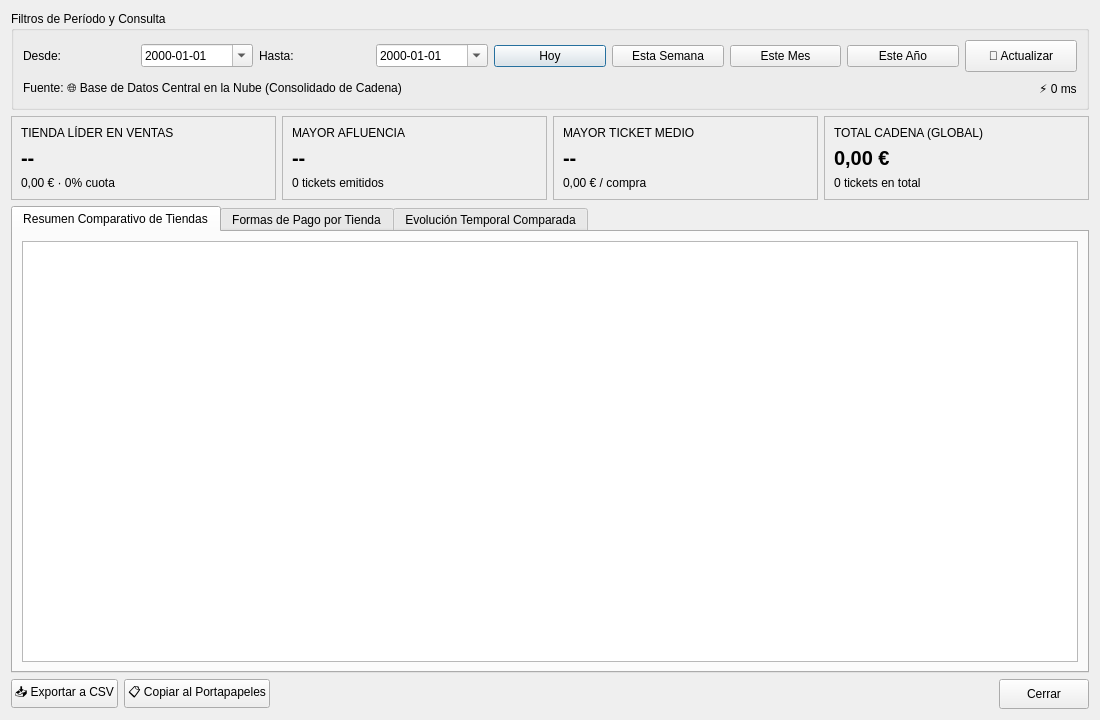
<?xml version="1.0" encoding="UTF-8"?>
<ui version="4.0">
 <class>DialogEstadisticasTiendas</class>
 <widget class="QDialog" name="DialogEstadisticasTiendas">
  <property name="geometry">
   <rect>
    <x>0</x>
    <y>0</y>
    <width>1100</width>
    <height>720</height>
   </rect>
  </property>
  <property name="windowTitle">
   <string>Comparativa Multitienda y Rendimiento de Cadena</string>
  </property>
  <layout class="QVBoxLayout" name="verticalLayoutMain">
   <item>
    <widget class="QGroupBox" name="groupBoxFiltros">
     <property name="title">
      <string>Filtros de Período y Consulta</string>
     </property>
     <layout class="QVBoxLayout" name="verticalLayoutFiltros">
      <item>
       <layout class="QHBoxLayout" name="layoutFiltros">
        <item>
         <widget class="QLabel" name="labelDesde">
          <property name="text">
           <string>Desde:</string>
          </property>
         </widget>
        </item>
        <item>
         <widget class="QDateEdit" name="dateDesde">
          <property name="calendarPopup">
           <bool>true</bool>
          </property>
          <property name="displayFormat">
           <string>yyyy-MM-dd</string>
          </property>
         </widget>
        </item>
        <item>
         <widget class="QLabel" name="labelHasta">
          <property name="text">
           <string>Hasta:</string>
          </property>
         </widget>
        </item>
        <item>
         <widget class="QDateEdit" name="dateHasta">
          <property name="calendarPopup">
           <bool>true</bool>
          </property>
          <property name="displayFormat">
           <string>yyyy-MM-dd</string>
          </property>
         </widget>
        </item>
        <item>
         <widget class="QPushButton" name="btnHoy">
          <property name="text">
           <string>Hoy</string>
          </property>
         </widget>
        </item>
        <item>
         <widget class="QPushButton" name="btnSemana">
          <property name="text">
           <string>Esta Semana</string>
          </property>
         </widget>
        </item>
        <item>
         <widget class="QPushButton" name="btnMes">
          <property name="text">
           <string>Este Mes</string>
          </property>
         </widget>
        </item>
        <item>
         <widget class="QPushButton" name="btnAno">
          <property name="text">
           <string>Este Año</string>
          </property>
         </widget>
        </item>
        <item>
         <widget class="QPushButton" name="btnActualizar">
          <property name="minimumSize">
           <size>
            <width>110</width>
            <height>32</height>
           </size>
          </property>
          <property name="text">
           <string>🔄 Actualizar</string>
          </property>
         </widget>
        </item>
       </layout>
      </item>
      <item>
       <layout class="QHBoxLayout" name="layoutEstado">
        <item>
         <widget class="QLabel" name="labelOrigen">
          <property name="text">
           <string>Fuente: 🌐 Base de Datos Central en la Nube (Consolidado de Cadena)</string>
          </property>
         </widget>
        </item>
        <item>
         <spacer name="horizontalSpacerEstado">
          <property name="orientation">
           <enum>Qt::Orientation::Horizontal</enum>
          </property>
          <property name="sizeHint" stdset="0">
           <size>
            <width>40</width>
            <height>20</height>
           </size>
          </property>
         </spacer>
        </item>
        <item>
         <widget class="QLabel" name="labelTiempoConsulta">
          <property name="text">
           <string>⚡ 0 ms</string>
          </property>
         </widget>
        </item>
       </layout>
      </item>
     </layout>
    </widget>
   </item>
   <item>
    <layout class="QHBoxLayout" name="layoutTarjetasKPI">
     <item>
      <widget class="QFrame" name="kpiLiderVentasFrame">
       <property name="frameShape">
        <enum>QFrame::Shape::StyledPanel</enum>
       </property>
       <layout class="QVBoxLayout" name="vLayoutKPI1">
        <item>
         <widget class="QLabel" name="kpiLiderVentasTitulo">
          <property name="text">
           <string>TIENDA LÍDER EN VENTAS</string>
          </property>
         </widget>
        </item>
        <item>
         <widget class="QLabel" name="kpiLiderVentasValor">
          <property name="font">
           <font>
            <pointsize>15</pointsize>
            <bold>true</bold>
           </font>
          </property>
          <property name="text">
           <string>--</string>
          </property>
         </widget>
        </item>
        <item>
         <widget class="QLabel" name="kpiLiderVentasSub">
          <property name="text">
           <string>0,00 € · 0% cuota</string>
          </property>
         </widget>
        </item>
       </layout>
      </widget>
     </item>
     <item>
      <widget class="QFrame" name="kpiMayorAfluenciaFrame">
       <property name="frameShape">
        <enum>QFrame::Shape::StyledPanel</enum>
       </property>
       <layout class="QVBoxLayout" name="vLayoutKPI2">
        <item>
         <widget class="QLabel" name="kpiMayorAfluenciaTitulo">
          <property name="text">
           <string>MAYOR AFLUENCIA</string>
          </property>
         </widget>
        </item>
        <item>
         <widget class="QLabel" name="kpiMayorAfluenciaValor">
          <property name="font">
           <font>
            <pointsize>15</pointsize>
            <bold>true</bold>
           </font>
          </property>
          <property name="text">
           <string>--</string>
          </property>
         </widget>
        </item>
        <item>
         <widget class="QLabel" name="kpiMayorAfluenciaSub">
          <property name="text">
           <string>0 tickets emitidos</string>
          </property>
         </widget>
        </item>
       </layout>
      </widget>
     </item>
     <item>
      <widget class="QFrame" name="kpiMayorTicketMedioFrame">
       <property name="frameShape">
        <enum>QFrame::Shape::StyledPanel</enum>
       </property>
       <layout class="QVBoxLayout" name="vLayoutKPI3">
        <item>
         <widget class="QLabel" name="kpiMayorTicketMedioTitulo">
          <property name="text">
           <string>MAYOR TICKET MEDIO</string>
          </property>
         </widget>
        </item>
        <item>
         <widget class="QLabel" name="kpiMayorTicketMedioValor">
          <property name="font">
           <font>
            <pointsize>15</pointsize>
            <bold>true</bold>
           </font>
          </property>
          <property name="text">
           <string>--</string>
          </property>
         </widget>
        </item>
        <item>
         <widget class="QLabel" name="kpiMayorTicketMedioSub">
          <property name="text">
           <string>0,00 € / compra</string>
          </property>
         </widget>
        </item>
       </layout>
      </widget>
     </item>
     <item>
      <widget class="QFrame" name="kpiTotalCadenaFrame">
       <property name="frameShape">
        <enum>QFrame::Shape::StyledPanel</enum>
       </property>
       <layout class="QVBoxLayout" name="vLayoutKPI4">
        <item>
         <widget class="QLabel" name="kpiTotalCadenaTitulo">
          <property name="text">
           <string>TOTAL CADENA (GLOBAL)</string>
          </property>
         </widget>
        </item>
        <item>
         <widget class="QLabel" name="kpiTotalCadenaValor">
          <property name="font">
           <font>
            <pointsize>15</pointsize>
            <bold>true</bold>
           </font>
          </property>
          <property name="text">
           <string>0,00 €</string>
          </property>
         </widget>
        </item>
        <item>
         <widget class="QLabel" name="kpiTotalCadenaSub">
          <property name="text">
           <string>0 tickets en total</string>
          </property>
         </widget>
        </item>
       </layout>
      </widget>
     </item>
    </layout>
   </item>
   <item>
    <widget class="QTabWidget" name="tabWidgetTiendas">
     <property name="currentIndex">
      <number>0</number>
     </property>
     <widget class="QWidget" name="tabResumen">
      <attribute name="title">
       <string>Resumen Comparativo de Tiendas</string>
      </attribute>
      <layout class="QVBoxLayout" name="vLayoutTabResumen">
       <item>
        <widget class="QTableView" name="tablaComparativa">
         <property name="editTriggers">
          <set>QAbstractItemView::EditTrigger::NoEditTriggers</set>
         </property>
         <property name="selectionBehavior">
          <set>QAbstractItemView::SelectionBehavior::SelectRows</set>
         </property>
         <property name="sortingEnabled">
          <bool>true</bool>
         </property>
         <property name="alternatingRowColors">
          <bool>true</bool>
         </property>
        </widget>
       </item>
      </layout>
     </widget>
     <widget class="QWidget" name="tabFormasPago">
      <attribute name="title">
       <string>Formas de Pago por Tienda</string>
      </attribute>
      <layout class="QVBoxLayout" name="vLayoutTabFormasPago">
       <item>
        <widget class="QTableView" name="tablaFormasPago">
         <property name="editTriggers">
          <set>QAbstractItemView::EditTrigger::NoEditTriggers</set>
         </property>
         <property name="selectionBehavior">
          <set>QAbstractItemView::SelectionBehavior::SelectRows</set>
         </property>
         <property name="sortingEnabled">
          <bool>true</bool>
         </property>
         <property name="alternatingRowColors">
          <bool>true</bool>
         </property>
        </widget>
       </item>
      </layout>
     </widget>
     <widget class="QWidget" name="tabEvolucion">
      <attribute name="title">
       <string>Evolución Temporal Comparada</string>
      </attribute>
      <layout class="QVBoxLayout" name="vLayoutTabEvolucion">
       <item>
        <layout class="QHBoxLayout" name="hLayoutEvolucionFiltro">
         <item>
          <widget class="QLabel" name="labelAgrupacion">
           <property name="text">
            <string>Agrupar por:</string>
           </property>
          </widget>
         </item>
         <item>
          <widget class="QComboBox" name="comboAgrupacion">
           <item>
            <property name="text">
             <string>Mes a Mes</string>
            </property>
           </item>
           <item>
            <property name="text">
             <string>Semana a Semana</string>
            </property>
           </item>
           <item>
            <property name="text">
             <string>Día a Día</string>
            </property>
           </item>
          </widget>
         </item>
         <item>
          <spacer name="horizontalSpacerEvolucion">
           <property name="orientation">
            <enum>Qt::Orientation::Horizontal</enum>
           </property>
           <property name="sizeHint" stdset="0">
            <size>
             <width>40</width>
             <height>20</height>
            </size>
           </property>
          </spacer>
         </item>
        </layout>
       </item>
       <item>
        <widget class="QTableView" name="tablaEvolucion">
         <property name="editTriggers">
          <set>QAbstractItemView::EditTrigger::NoEditTriggers</set>
         </property>
         <property name="selectionBehavior">
          <set>QAbstractItemView::SelectionBehavior::SelectRows</set>
         </property>
         <property name="sortingEnabled">
          <bool>true</bool>
         </property>
         <property name="alternatingRowColors">
          <bool>true</bool>
         </property>
        </widget>
       </item>
      </layout>
     </widget>
    </widget>
   </item>
   <item>
    <layout class="QHBoxLayout" name="layoutAccionesInferiores">
     <item>
      <widget class="QPushButton" name="btnExportarCSV">
       <property name="text">
        <string>📥 Exportar a CSV</string>
       </property>
      </widget>
     </item>
     <item>
      <widget class="QPushButton" name="btnCopiarTabla">
       <property name="text">
        <string>📋 Copiar al Portapapeles</string>
       </property>
      </widget>
     </item>
     <item>
      <spacer name="horizontalSpacerBotones">
       <property name="orientation">
        <enum>Qt::Orientation::Horizontal</enum>
       </property>
       <property name="sizeHint" stdset="0">
        <size>
         <width>40</width>
         <height>20</height>
        </size>
       </property>
      </spacer>
     </item>
     <item>
      <widget class="QPushButton" name="btnCerrar">
       <property name="minimumSize">
        <size>
         <width>90</width>
         <height>30</height>
        </size>
       </property>
       <property name="text">
        <string>Cerrar</string>
       </property>
      </widget>
     </item>
    </layout>
   </item>
  </layout>
 </widget>
 <resources/>
 <connections>
  <connection>
   <sender>btnCerrar</sender>
   <signal>clicked()</signal>
   <receiver>DialogEstadisticasTiendas</receiver>
   <slot>accept()</slot>
   <hints>
    <hint type="sourcelabel">
     <x>1050</x>
     <y>700</y>
    </hint>
    <hint type="destinationlabel">
     <x>550</x>
     <y>360</y>
    </hint>
   </hints>
  </connection>
 </connections>
</ui>
